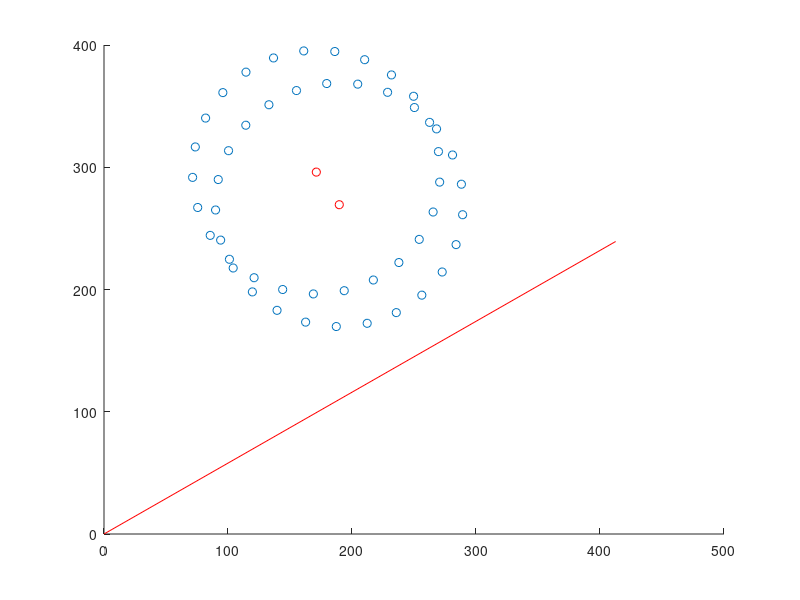

MATLAB code to generate this figure:
clear
close all


%%%%%%%%%%%%%%%%%%%%%%%%%%%%
%Cylinder paramters: 
%%%%%%%%%%%%%%%%%%%%%%%%%%%%
N=50;

% Sample points:
% should return false:
P=[412.595154,239.261536,1289.312866]; C1=[171.225281,296.035126,1117.386719]; C2=[189.734222,269.359375,1447.929199]; CR=[100.000000];

% should return true:
%P=[172.339005,291.587616,1241.938110]; C1=[171.225281,296.035126,1117.386719]; C2=[189.734222,269.359375,1447.929199]; CR=[100.000000];

%%%%%%%%%%%%%%%%%%%%%%%%%%%%
% Generate points around the ends of a cylinder
% 	Author: Ryan Derry
%%%%%%%%%%%%%%%%%%%%%%%%%%%%
Z=C2-C1;
Z2=Z-[0 0 1]; % breaks if C1 or C2 is [0 0 -1]
r1=CR*cross(Z,Z2)/norm(cross(Z,Z2));
r2=CR*cross(Z,r1)/norm(cross(Z,r1));
C=zeros(N,3); 

for n=1:N/2       
	C(n,:) = C1 + r1*sin(4*pi*n/N) + r2*cos(4*pi*n/N);      
end 
for n=N/2+1:N       
	C(n,:) = C2 + r1*sin(4*pi*n/N) + r2*cos(4*pi*n/N);       
end    

%%%%%%%%%%%%%%%%%%%%%%%%%%%%
% Plot the cylinder
%%%%%%%%%%%%%%%%%%%%%%%%%%%%
figure()
hold on
scatter3(C(:,1),C(:,2),C(:,3))
scatter3([C1(1) C2(1)], [C1(2) C2(2)], [C1(3) C2(3)], 'r')
plot3([P(1) 0], [P(2) 0], [P(3) 0],'r');
hold off

%%%%%%%%%%%%%%%%%%%%%%%%%%%%
% Check if P is inside cylinder
% 	given handpos(P) and cylinder(C1,C2,CR)
%%%%%%%%%%%%%%%%%%%%%%%%%%%%
CN1 = (C2 - C1) / norm(C2 - C1);
fDistanceToPlane1 = dot( P-C1, CN1 )
fDistanceToPlane2 = dot( P-C2, -CN1 )
if (fDistanceToPlane1 < 0 ) 
	result = false
elseif (fDistanceToPlane2 < 0) 
	result = "false @ elseif (dot( P-C2, -CN1 ) < 0) " 
else
	TempP =  P - (CN1 * fDistanceToPlane1);
	fDistanceFromCenter = norm( TempP-C1)
	if (fDistanceFromCenter > CR)
		result = false
	else
		result = true
	endif
endif

